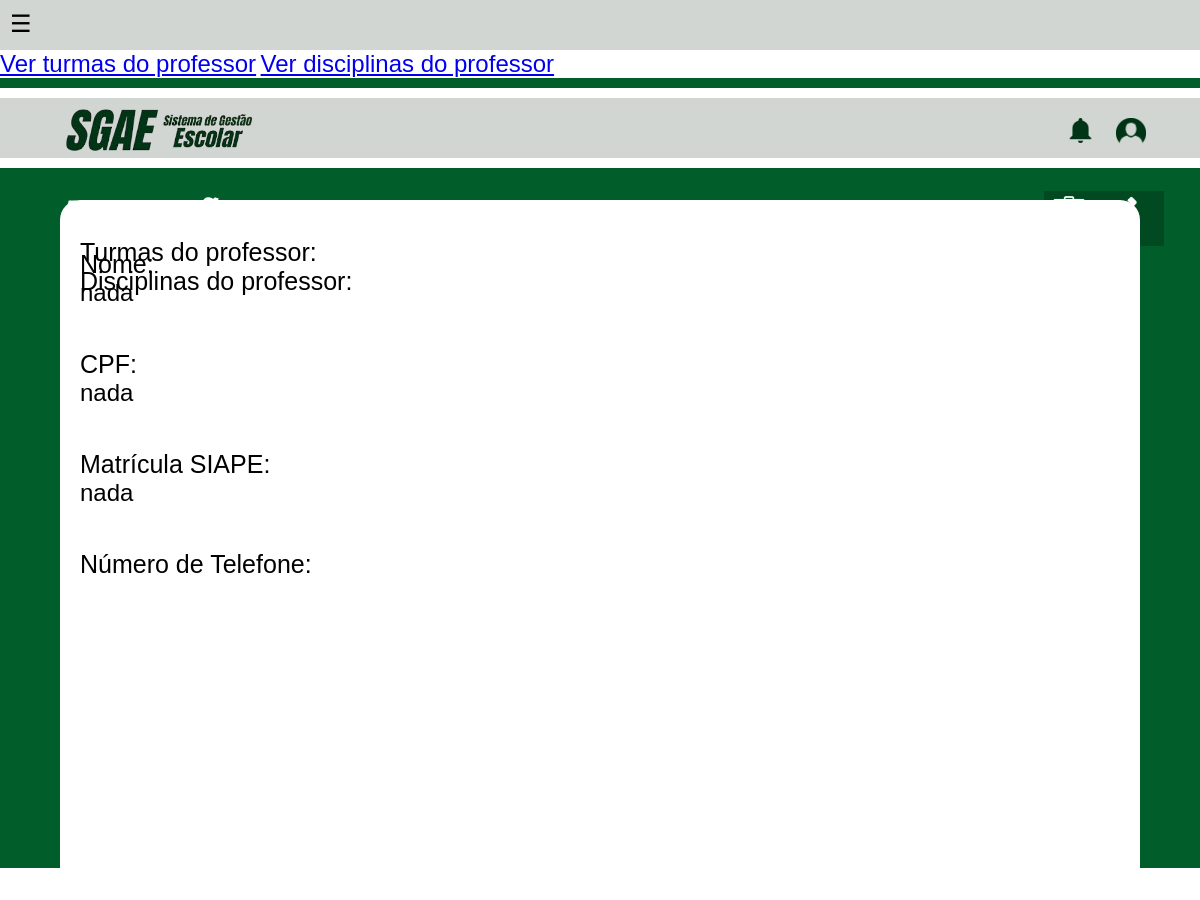
The app's page /PPInte/professor.php?id_prof=35 (signed in), older data.
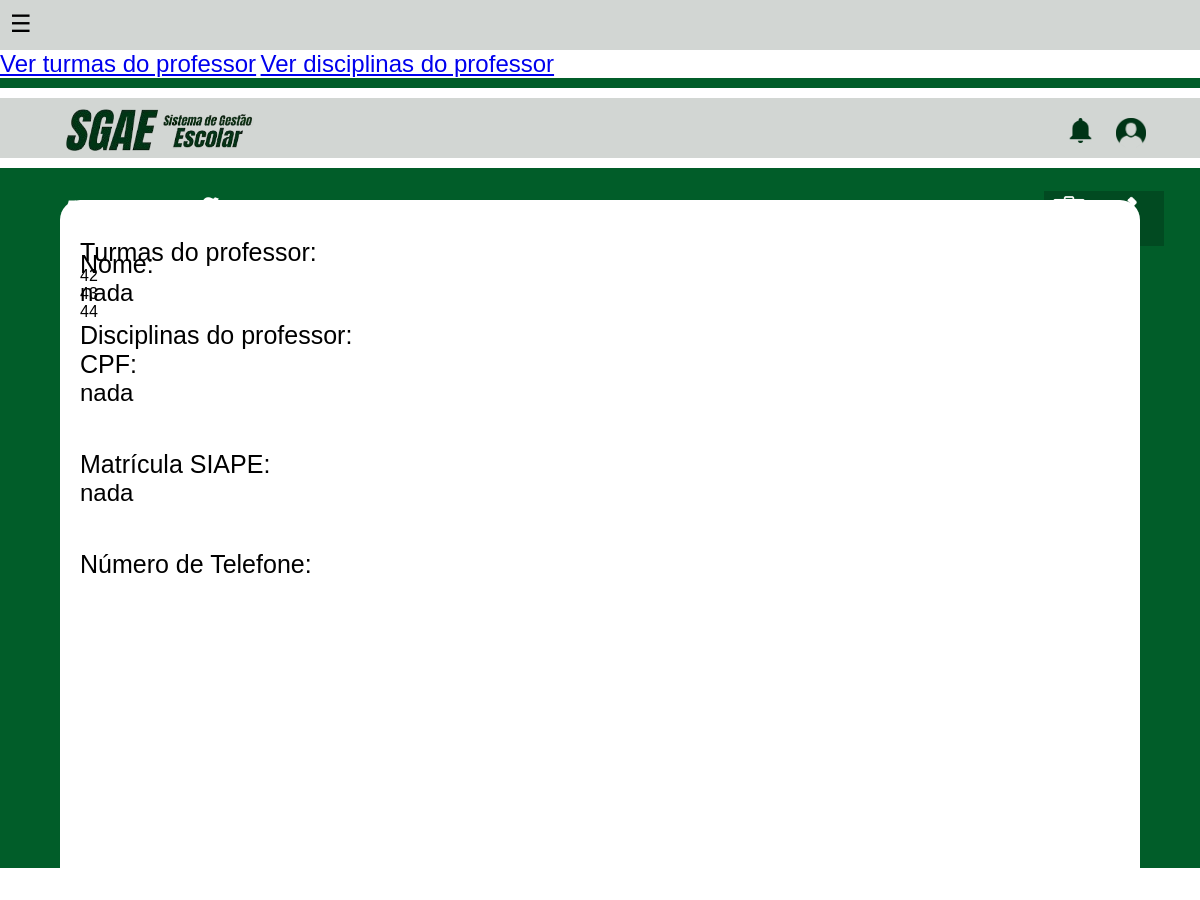
The same page, newer data.
### tables this page shows
CREATE TABLE `professor_turma` (
  `id` int(11) NOT NULL,
  `id_prof` int(11) NOT NULL,
  `id_turma` int(11) NOT NULL
);

CREATE TABLE `turma` (
  `id` int(11) NOT NULL,
  `nome` int(11) DEFAULT NULL,
  `sala` int(20) DEFAULT NULL,
  `descricao` varchar(100) DEFAULT NULL,
  `id_curso` int(11) NOT NULL
);

### PPInte/professor.php (the view, shortened to what this page needs)
<?php
    require('config.php');
    $prof = $_REQUEST['id_prof'];
    $Checagem = "select * from setor where id_set = '{$_SESSION['id_us']}'";
    $ConsultaC = $conn->query($Checagem);
    $UsoC = $ConsultaC->fetch_object();
    $qtdChecagem = $ConsultaC->num_rows;
    $sql = "select * from usuario where id_us = '{$prof}'";
    $res = $conn->query($sql);
    $resSet = $res->fetch_object();
    $sqlTurma = "select * from professor_turma inner join turma where professor_turma.id_prof ='{$prof}'";
    $resTurma = $conn->query($sqlTurma);
    if ($qtdChecagem > 0) {
?>
            <!DOCTYPE html>
            <html lang="pt-BR">
            <head>
                <link rel="stylesheet" href="professorcss.css">
            </head>
            <body>
                <div class="top-bar">
                    <div class="menu-container">
                        <div class="menu-abriricon" onclick="openMenu()">☰</div>
                    </div>
                </div>
                <a href='PTurmas.php?id_prof=<?php echo $prof?>'>Ver turmas do professor</a>
                <a href='PDisciplinas.php?id_prof=<?php echo $prof?>'>Ver disciplinas do professor</a>
                <div class="green-bar"></div>
                <div class="bottom-bar">
                <div class="iconeNotificacao">
                        <img src="Imagens/Notificacao.png">
                    </div>
                    <div class="iconeTitulo">
                        <img src="Imagens/Titulo.png">
                    </div>
                    <div class="iconePerfil">
                        <img src="Imagens/Perfil.png">
                    </div>
                </div>
                <div class="new-green-bar">
                    <div class="Posicao">
                    </div>
                    <div class="Titulo-Professores">
                        <h1>Informações do Professor</h1>
                    </div>
                </div>
                <div class="new-bottom-bar">
                    <div class="box-center">
                        <?php
                                similar_text($UsoC->tipo, "DE", $percent);
                                if($percent  == 100) { ?>
                                            <form action='professor.php' method='POST'>
                                                <div class="Nome">
                                                    <label>Nome:</label> <br>
                                                    <a type='text' name='nome'><?php echo $resSet->nome ?></a> <br>
                                                    <input type='hidden' name='id_prof' value="<?php echo $prof ?>"> <br>
                                                </div>
                                                <div class="CPF">
                                                    <label>CPF:</label> <br>
                                                    <a type='text' name='cpf'><?php echo $resSet->cpf ?></a><br>
                                                </div>
                                                <br>
                                                <div class="SIAPE">
                                                    <label>Matrícula SIAPE:</label> <br>
                                                    <a type='text' name='siape'><?php echo $resSet->Siape ?></a><br>
                                                </div>
                                                <div class="Fone">
                                                    <label>Número de Telefone:</label> <br>
                                                    <a type='text' name='fone'><?php echo $resSet->fone ?></a><br>
                                                </div>
                                                <label>Turmas do professor: </label> <br>
                                                <?php
                                                while ($rowTurma = $resTurma->fetch_object()){
                                                        echo $rowTurma->nome . "<br>";
                                                }
                                                ?>
                                                <label>Disciplinas do professor: </label> <br>
                                                <br>
                                            </form> <br>
                                <?php } else {
                                        print $resSet->nome . "<br>";
                                        print $resSet->Siape . "<br>";
                                        print $resSet->email . "<br>";
                                        print $resSet->cpf . "<br>";
                            }
                            } else {
                                print "<script>location.href='index.php'</script>";
                            }
                        ?>
                    </div>
                </div>
            </body>
            </html>

Row changes from the older to the newer data that the page shows:
added professor_turma: id_turma.nome "42", turma.nome "43", turma.nome "44"
